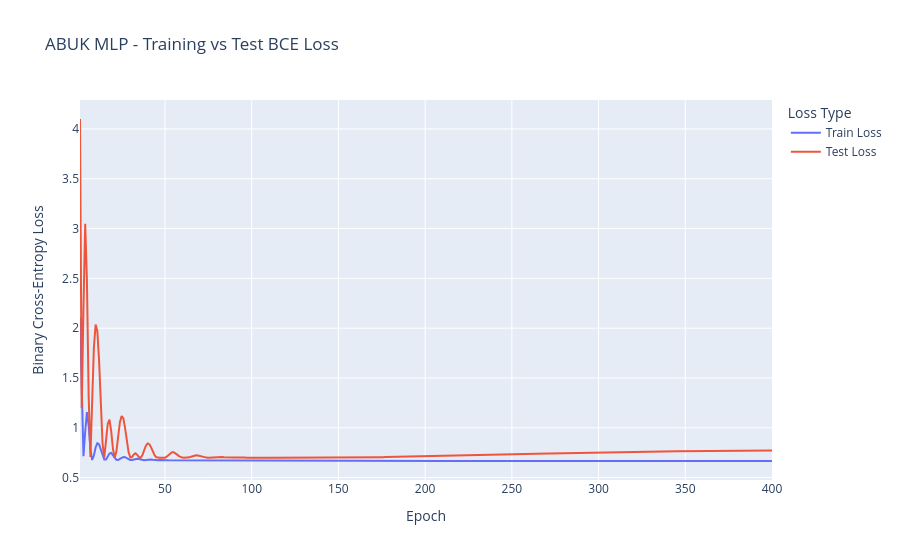

This figure's notebook cell:
### Code cell
# loss_df = pd.DataFrame({
#     "Epoch": range(1, len(train_hist) + 1),
#     "Train Loss": train_hist,
#     "Test Loss": test_hist
# })

# fig = px.line(
#     loss_df,
#     x="Epoch",
#     y=["Train Loss", "Test Loss"],
#     title="ABUK MLP - Training vs Test BCE Loss",
#     labels={
#         "value": "Binary Cross-Entropy Loss",
#         "variable": "Loss Type"
#     }
# )

# fig.show()

### Figure 1 — Plotly figure (JSON) as saved in the notebook; plotly's stock layout.template omitted (floating-point values rounded to 4 significant figures; data arrays with more than 128 entries replaced by an {"elided": "..."} marker saying what was removed)
{"data": [{"hovertemplate": "Loss Type=Train Loss<br>Epoch=%{x}<br>Binary Cross-Entropy Loss=%{y}<extra></extra>", "legendgroup": "Train Loss", "line": {"color": "#636efa", "dash": "solid"}, "marker": {"symbol": "circle"}, "mode": "lines", "name": "Train Loss", "orientation": "v", "showlegend": true, "type": "scatter", "x": {"elided": "400 int values"}, "xaxis": "x", "y": {"elided": "400 float values"}, "yaxis": "y"}, {"hovertemplate": "Loss Type=Test Loss<br>Epoch=%{x}<br>Binary Cross-Entropy Loss=%{y}<extra></extra>", "legendgroup": "Test Loss", "line": {"color": "#EF553B", "dash": "solid"}, "marker": {"symbol": "circle"}, "mode": "lines", "name": "Test Loss", "orientation": "v", "showlegend": true, "type": "scatter", "x": {"elided": "400 int values"}, "xaxis": "x", "y": {"elided": "400 float values"}, "yaxis": "y"}], "layout": {"legend": {"title": {"text": "Loss Type"}, "tracegroupgap": 0}, "title": {"text": "ABUK MLP - Training vs Test BCE Loss"}, "xaxis": {"anchor": "y", "domain": [0, 1], "title": {"text": "Epoch"}}, "yaxis": {"anchor": "x", "domain": [0, 1], "title": {"text": "Binary Cross-Entropy Loss"}}}}
